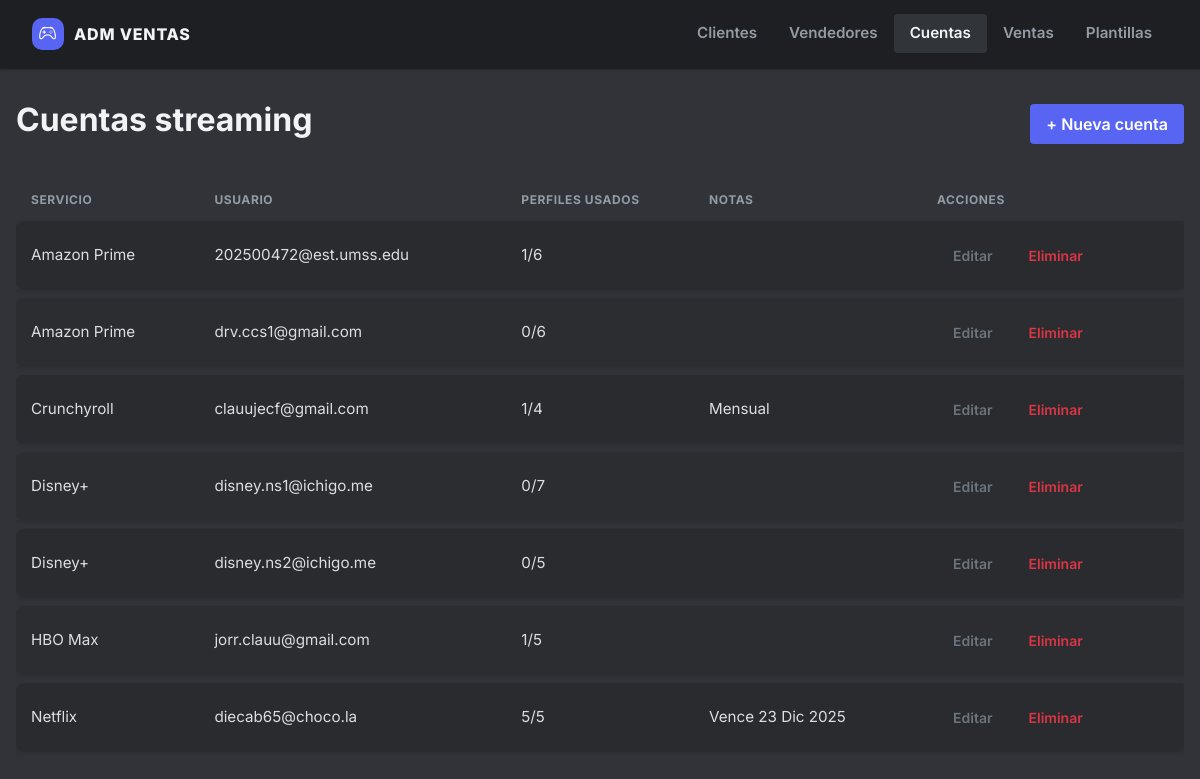
Page /cuentas on the committed database.
### app.py (models this page shows)
class Account(db.Model):
    id = db.Column(db.Integer, primary_key=True)
    service = db.Column(db.String(80), nullable=False)   # Netflix, Disney+
    user = db.Column(db.String(120), nullable=False)     # correo/usuario
    password = db.Column(db.String(120), nullable=False)
    profile = db.Column(db.String(120))                  # notas sobre tipo de cuenta
    notes = db.Column(db.Text)
    total_slots = db.Column(db.Integer, default=1)       # perfiles totales
    used_slots = db.Column(db.Integer, default=0)        # perfiles usados

### app.py (the view)
@app.route('/cuentas')
def cuentas():
    accounts = Account.query.order_by(Account.service.asc(), Account.user.asc()).all()
    return render_template('cuentas.html', accounts=accounts)

### templates/cuentas.html
{% extends "base.html" %}
{% block content %}
<div class="d-flex justify-content-between align-items-center mb-3">
  <h2>Cuentas streaming</h2>
  <a class="btn btn-primary" href="{{ url_for('nueva_cuenta') }}">+ Nueva cuenta</a>
</div>
<div class="table-responsive">
  <table class="table table-sm table-striped align-middle">
    <thead>
      <tr>
        <th>Servicio</th>
        <th>Usuario</th>
        <th>Perfiles usados</th>
        <th>Notas</th>
        <th>Acciones</th>
      </tr>
    </thead>
    <tbody>
      {% for a in accounts %}
        <tr>
          <td>{{ a.service }}</td>
          <td>{{ a.user }}</td>
          <td>{{ a.used_slots }}/{{ a.total_slots }}</td>
          <td>{{ a.notes }}</td>
          <td class="d-flex gap-1">
            <a href="{{ url_for('editar_cuenta', account_id=a.id) }}"
               class="btn btn-sm btn-outline-secondary">
              Editar
            </a>
            <form method="post"
                  action="{{ url_for('eliminar_cuenta', account_id=a.id) }}"
                  onsubmit="return confirm('¿Seguro que quieres eliminar esta cuenta?');">
              <button type="submit" class="btn btn-sm btn-outline-danger">
                Eliminar
              </button>
            </form>
          </td>
        </tr>
      {% endfor %}
    </tbody>
  </table>
</div>
{% endblock %}

### templates/base.html (style rules this page uses)
:root { --d-bg-tertiary: #1e1f22; --d-bg-secondary: #2b2d31; --d-bg-primary: #313338; --d-bg-hover: #373a40; --d-blurple: #5865F2; --d-blurple-hover: #4752c4; --d-green: #23a559; --d-red: #da373c; --d-yellow: #f0b232; --d-text-header: #f2f3f5; --d-text-normal: #dbdee1; --d-text-muted: #949ba4; }
body { background-color: var(--d-bg-primary); color: var(--d-text-normal); font-family: 'Inter', system-ui, -apple-system, sans-serif; font-size: 0.95rem; }
h1, h2, h3, h4, h5, h6, .h1, .h2, .h3, .h4, .h5, .h6, .display-4, .display-5 { color: var(--d-text-header) !important; font-weight: 700; }
table.table { border-collapse: separate !important; border-spacing: 0 8px !important; margin-top: 1rem; --bs-table-bg: transparent; }
table.table tbody tr { background-color: var(--d-bg-secondary) !important; box-shadow: 0 2px 4px rgba(0, 0, 0, 0.1); transition: transform 0.2s ease, background-color 0.2s; }
table.table tbody td { border: none !important; padding: 16px 15px !important; vertical-align: middle; color: var(--d-text-normal); }
table.table tbody tr td:first-child { border-top-left-radius: 8px; border-bottom-left-radius: 8px; border-left: 4px solid var(--d-blurple); }
table.table tbody tr td:last-child { border-top-right-radius: 8px; border-bottom-right-radius: 8px; }
table.table thead th { border-bottom: none !important; color: var(--d-text-muted); font-size: 0.75rem; text-transform: uppercase; font-weight: 700; letter-spacing: 0.05em; padding-left: 15px; }
.btn { border-radius: 4px; font-weight: 600; padding: 0.5rem 1rem; border:none; }
.btn-primary { background-color: var(--d-blurple); color: white; }

### rows in the picture
Account: service "Amazon Prime", user "202500472@est.umss.edu", used_slots "1", total_slots "6"
Account: service "Amazon Prime", user "drv.ccs1@gmail.com", used_slots "0", total_slots "6"
Account: service "Crunchyroll", user "clauujecf@gmail.com", used_slots "1", total_slots "4", notes "Mensual"
Account: service "Disney+", user "disney.ns1@ichigo.me", used_slots "0", total_slots "7"
Account: service "Disney+", user "disney.ns2@ichigo.me", used_slots "0", total_slots "5"
Account: service "HBO Max", user "jorr.clauu@gmail.com", used_slots "1", total_slots "5"
Account: service "Netflix", user "diecab65@choco.la", used_slots "5", total_slots "5", notes "Vence 23 Dic 2025"
